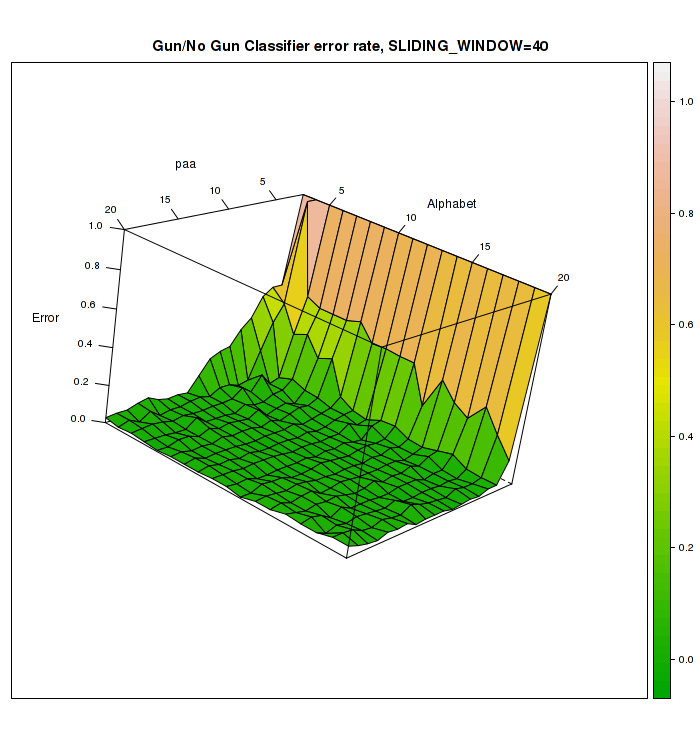

R code for this plot:
require(ggplot2)
require(Cairo)
require(reshape)
require(scales)
require(RColorBrewer)
require(grid)
library(gridExtra)
require("lattice")

dat = read.table("../data/Gun_Point/Gun_Point_TRAIN",header=F)
unique(dat[,1])

dat=t(dat)
ones=(dat[,dat[1,]==1])[-1,1]
twos=(dat[,dat[1,]==2])[-1,1]
# Take the twelve series and melt (or equivalently, stack) them:
dm <- melt(cbind(ones,twos))
# add an index variable:
dm$index <- rep(1:150, 2)
dm$class <- c(rep("Gun",(150*1)), rep("No Gun",(150*1)))

# dm$variable is a factor with a level for each series; use it
# as a grouping variable. dm$value holds the values of each series.

# This produces a 'spaghetti plot' (familiar to mixed modelers):
p = ggplot(dm, aes(x = index, y = value, group = X2, color=class)) +
  theme_bw() + geom_line() + geom_hline(yintercept=0,lty=2) +
  ggtitle("Sample of two classes from Gun Point dataset") +
  scale_x_continuous("time ticks", limits=c(0,150), breaks=seq(0,150,50)) + 
  scale_y_continuous("Value",limits=c(-1,2),breaks=seq(-1,2,0.5))+
  theme(plot.title=element_text(size = 18, vjust = 2))
p
Cairo(width = 750, height = 250, file="gun/all_classes.png", type="png", pointsize=12, 
      bg = "transparent", canvas = "white", units = "px", dpi = "auto")
print(p)
dev.off()
#
#
#
p1 = ggplot(dm[dm$X2=="ones",], aes(x = index, y = value, group = X2, color="black")) +
  theme_bw() + geom_line(colour="black") + geom_hline(yintercept=0,lty=2) +
  ggtitle("Class Gun") +
  scale_x_continuous("time ticks", limits=c(0,150), breaks=seq(0,150,50)) + 
  scale_y_continuous("Value",limits=c(-1,2),breaks=seq(-1,2,0.5))+
  theme(plot.title=element_text(size = 18, vjust = 2))
p1
#
#
#
p2 = ggplot(dm[dm$X2=="twos",], aes(x = index, y = value, group = X2)) +
  theme_bw() + geom_line(colour="black") + geom_hline(yintercept=0,lty=2) +
  ggtitle("Class No Gun") +
  scale_x_continuous("time ticks", limits=c(0,150), breaks=seq(0,150,50)) + 
  scale_y_continuous("Value",limits=c(-1,2),breaks=seq(-1,2,0.5))+
  theme(plot.title=element_text(size = 18, vjust = 2))
p2
#
#
#
print(arrangeGrob(p1, p2, ncol=2))

Cairo(width = 750, height = 200, file="gun/classes.png", type="png", pointsize=12, 
      bg = "transparent", canvas = "white", units = "px", dpi = "auto")
print(arrangeGrob(p1, p2, ncol=2))
dev.off()


#
# explore the data
#
read_data=function(name){
  res = read.csv(file=name,head=F)
  names(res)=c("window", "paa","alphabet","acc","Error")
  res
}
res_classic = read_data("gun/res/gun_point_classic.csv")
res_noreduction = read_data("gun/res/gun_point_noreduction.csv")
res_exact = read_data("gun/res/gun_point_exact.csv")

(res_classic[with(res_classic, order(res_classic$Error)),])[1:20,]
(res_exact[with(res_exact, order(res_exact$Error)),])[1:20,]
(res_noreduction[with(res_noreduction, order(res_noreduction$Error)),])[1:20,]
require("lattice")

d=data.frame(res_exact[res_exact$window==40,])
min(d$paa)
max(d$alphabet)

p=wireframe(Error ~ paa * alphabet, data = d, scales = list(arrows = FALSE),
            drape = TRUE, colorkey = TRUE, screen = list(z = 210, x = -66, y=20),
            aspect = c(97/77, 0.8),
            xlim=range(data$paa), ylim=range(data$alphabet), zlim=c(0, 1.0),
            main=paste("Gun/No Gun Classifier error rate, SLIDING_WINDOW=40"),
            col.regions = terrain.colors(100, alpha = 1) )
p

#
# old code
#

require("lattice")

data=read.csv("gun/parameters.csv",head=F)
names(data)=c("paa","Alphabet","WINDOW","acc","Error")
data=data.frame(data)

d=data[data[3]==40,]

p=wireframe(Error ~ paa * Alphabet, data = d, scales = list(arrows = FALSE),
          drape = TRUE, colorkey = TRUE, screen = list(z = 210, x = -66, y=20),
            aspect = c(97/77, 0.8),
            xlim=range(data$paa), ylim=range(data$Alphabet), zlim=c(0, 1.0),
            main=paste("Gun/No Gun Classifier error rate, SLIDING_WINDOW=40"),
            col.regions = terrain.colors(100, alpha = 1) )
p


Cairo(width = 700, height = 750, file="gun/parameters.png", type="png", pointsize=12, 
      bg = "white", canvas = "white", units = "px", dpi = "auto")
print(p)
dev.off()
